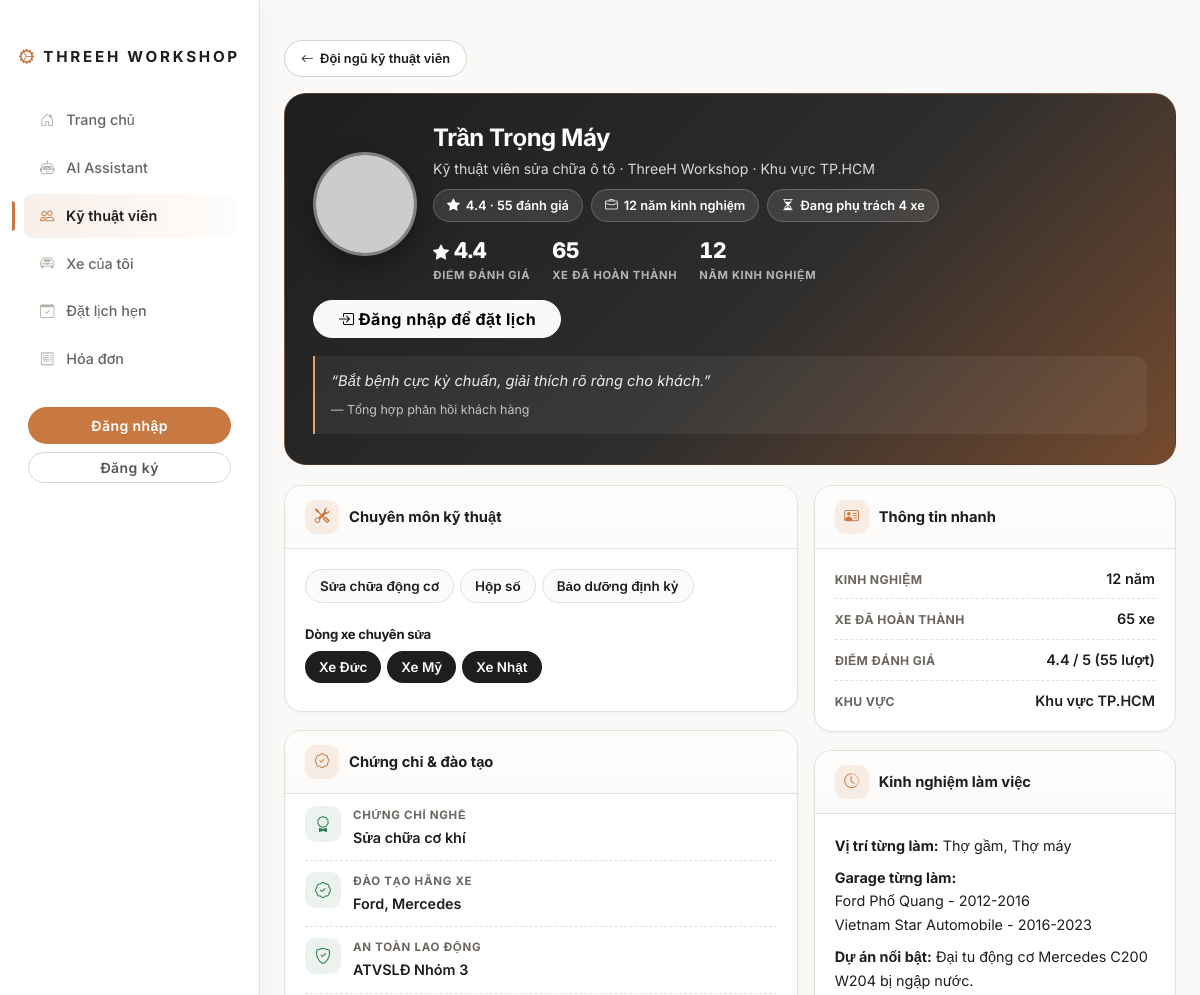
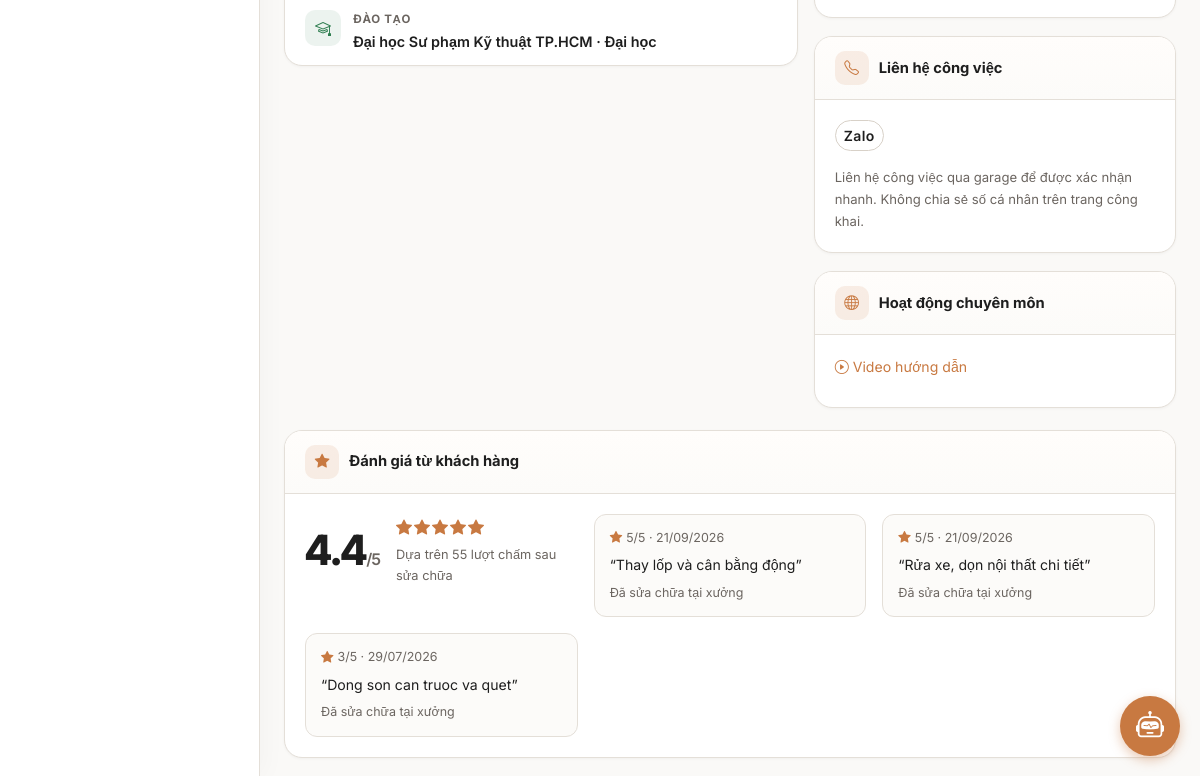
The app's page /our-team/6 with its own data (2 pictures, top to bottom).
### app/models/models.py (models this page shows)
class User(Base):
    __tablename__ = "users"
    id = Column(Integer, primary_key=True, index=True)
    username = Column(String, unique=True, index=True)
    password_hash = Column(String)
    full_name = Column(String)
    phone = Column(String, nullable=True)
    email = Column(String, nullable=True)
    role = Column(String, default="customer") # roles: customer, technician, manager, admin
    address = Column(String, nullable=True)
    birth_date = Column(String, nullable=True) # YYYY-MM-DD
    preferred_contact = Column(String, nullable=True) # phone, zalo, email, facebook
    is_active = Column(Integer, default=1) # 1: đang hoạt động, 0: đã khóa
    leave_reason = Column(String, nullable=True) # Nghi viec | Di hoc nang cao | Trai nghiem | Khac
    leave_date = Column(String, nullable=True) # YYYY-MM-DD
    return_date = Column(String, nullable=True) # ngày quay lại (nếu có)
    vehicles = relationship("Vehicle", back_populates="owner")
    appointments = relationship("Appointment", foreign_keys="[Appointment.user_id]", back_populates="user")
    employee_profile = relationship("EmployeeProfile", back_populates="user", uselist=False)

class EmployeeProfile(Base):
    __tablename__ = "employee_profiles"
    id = Column(Integer, primary_key=True, index=True)
    user_id = Column(Integer, ForeignKey("users.id"), unique=True)
    dob_year = Column(Integer, nullable=True)
    gender = Column(String, nullable=True)
    avatar_url = Column(String, nullable=True)
    work_area = Column(String, nullable=True)
    job_title = Column(String, nullable=True)
    garage_name = Column(String, nullable=True)
    years_of_experience = Column(Integer, nullable=True)
    hire_date = Column(String, nullable=True)
    past_roles = Column(Text, nullable=True)
    technical_skills = Column(Text, nullable=True)
    education_school = Column(String, nullable=True)
    education_degree = Column(String, nullable=True)
    trade_certificates = Column(Text, nullable=True)
    brand_certificates = Column(Text, nullable=True)
    safety_certificates = Column(Text, nullable=True)
    past_garages = Column(Text, nullable=True)
    vehicle_types = Column(Text, nullable=True)
    key_projects = Column(Text, nullable=True)
    zalo_link = Column(String, nullable=True)
    facebook_link = Column(String, nullable=True)
    linkedin_link = Column(String, nullable=True)
    garage_address = Column(String, nullable=True)
    customer_rating_score = Column(Float, nullable=True)
    feedback_summary = Column(Text, nullable=True)
    social_profiles = Column(Text, nullable=True)
    tutorial_videos = Column(Text, nullable=True)
    tech_posts = Column(Text, nullable=True)
    community_participation = Column(Text, nullable=True)
    user = relationship("User", back_populates="employee_profile")

class RepairOrder(Base):
    __tablename__ = "repair_orders"
    id = Column(Integer, primary_key=True, index=True)
    vehicle_id = Column(Integer, ForeignKey("vehicles.id"))
    technician_id = Column(Integer, ForeignKey("users.id"), nullable=True)
    appointment_id = Column(Integer, ForeignKey("appointments.id"), nullable=True) # Lịch hẹn đã tạo ra phiếu này
    order_type = Column(String, default="Repair") # Repair, CarWash
    symptoms = Column(String)
    ai_diagnosis = Column(String)
    reception_datetime = Column(String, nullable=True)
    deliverer_name = Column(String, nullable=True)
    exterior_scratches = Column(String, nullable=True)
    fuel_level = Column(String, nullable=True)
    current_odo = Column(Integer, nullable=True)
    personal_belongings = Column(String, nullable=True)
    vehicle_images = Column(Text, nullable=True)
    symptom_severity = Column(String, nullable=True)
    abnormal_sounds = Column(String, nullable=True)
    warning_lights = Column(String, nullable=True)
    key_count = Column(Integer, nullable=True, default=0)
    inspection_result = Column(String, nullable=True)
    estimated_cost = Column(Integer, nullable=True)
    customer_approval = Column(String, default="Pending") # Pending, Approved, Rejected
    status = Column(String, default="Pending") # Pending (Chờ sửa), In Progress (Đang sửa), Completed (Hoàn thành)
    created_at = Column(DateTime, default=datetime.utcnow)
    repair_started_at = Column(DateTime, nullable=True)
    repair_notes = Column(Text, nullable=True)
    completed_at = Column(DateTime, nullable=True)
    handover_datetime = Column(String, nullable=True)
    service_rating = Column(Integer, nullable=True) # 1-5 sao
    final_odo = Column(Integer, nullable=True)
    completion_notes = Column(Text, nullable=True)
    completion_images = Column(Text, nullable=True) # nhiều ảnh, cách nhau bởi dấu phẩy
    repair_video_path = Column(String, nullable=True) # VD: /static/uploads/repairs/12_xxx.mp4
    repair_video_uploaded_at = Column(DateTime, nullable=True)
    vehicle = relationship("Vehicle", back_populates="repair_orders")
    technician = relationship("User", foreign_keys=[technician_id])
    invoice = relationship("Invoice", back_populates="repair_order", uselist=False)
    used_parts = relationship("RepairOrderPart", back_populates="repair_order")

### app/routers/customer.py (the view)
@router.get("/our-team/{tech_id}", response_class=HTMLResponse)
async def tech_public_profile(request: Request, tech_id: int, db: Session = Depends(get_db)):
    user = get_current_user_from_cookie(request, db)
    tech = db.query(User).filter(User.id == tech_id, User.role == "technician").first()
    if not tech or getattr(tech, "is_active", 1) == 0:
        return RedirectResponse("/our-team")
    done_orders = db.query(RepairOrder).filter(
        RepairOrder.technician_id == tech.id, RepairOrder.status == "Completed"
    ).order_by(RepairOrder.completed_at.desc()).all()
    rated = [o.service_rating for o in done_orders if o.service_rating]
    avg = round(sum(rated) / len(rated), 1) if rated else None
    open_n = db.query(RepairOrder).filter(
        RepairOrder.technician_id == tech.id,
        RepairOrder.status.in_(["Pending", "In Progress"])).count()
    reviews = [o for o in done_orders if o.service_rating][:3]
    stats = {"done": len(done_orders), "avg": avg, "nrate": len(rated), "open": open_n}
    return templates.TemplateResponse(request=request, name="tech_detail.html", context={
        "user": user, "tech": tech, "ep": tech.employee_profile,
        "stats": stats, "reviews": reviews
    })

### app/templates/tech_detail.html (shortened to what this page needs)
{% extends "base.html" %}
{% block content %}
<div class="mb-3 pt-3">
    <a href="/our-team" class="back-btn"><i class="bi bi-arrow-left"></i>Đội ngũ kỹ thuật viên</a>
</div>
<div class="tech-hero">
    <div class="d-flex gap-3 align-items-center position-relative flex-wrap" style="z-index:1;">
        {% if ep and ep.avatar_url %}
        <img src="{{ ep.avatar_url }}" alt="Ảnh {{ tech.full_name }}" class="tech-avatar">
        {% else %}
        <div class="tech-avatar-fallback" aria-hidden="true">{{ tech.full_name[0]|upper }}</div>
        {% endif %}
        <div class="flex-grow-1" style="min-width: 240px;">
            <h1 class="mb-1 fw-bold">{{ tech.full_name }}</h1>
            <div class="sub mb-2">{{ ep.job_title if ep and ep.job_title else 'Kỹ thuật viên' }}{% if ep and ep.garage_name %} · {{ ep.garage_name }}{% endif %}{% if ep and ep.work_area %} · {{ ep.work_area }}{% endif %}</div>
            <div class="d-flex gap-2 flex-wrap">
                {% if stats.avg %}
                <span class="tech-badge"><i class="bi bi-star-fill"></i>{{ stats.avg }} · {{ stats.nrate }} đánh giá</span>
                {% endif %}
                <span class="tech-badge"><i class="bi bi-briefcase"></i>{{ ep.years_of_experience or '—' }} năm kinh nghiệm</span>
                {% if stats.open == 0 %}
                <span class="tech-badge ok"><i class="bi bi-check-circle"></i>Đang nhận việc mới</span>
                {% else %}
                <span class="tech-badge"><i class="bi bi-hourglass-split"></i>Đang phụ trách {{ stats.open }} xe</span>
                {% endif %}
            </div>
            <div class="tech-stats" aria-label="Số liệu thợ">
                <div class="stat"><div class="n">{% if stats.avg %}<i class="bi bi-star-fill"></i> {{ stats.avg }}{% else %}—{% endif %}</div><div class="l">Điểm đánh giá</div></div>
                <div class="stat"><div class="n">{{ stats.done }}</div><div class="l">Xe đã hoàn thành</div></div>
                <div class="stat"><div class="n">{{ ep.years_of_experience or '—' }}</div><div class="l">Năm kinh nghiệm</div></div>
            </div>
        </div>
        {% if user and user.get('role') == 'customer' %}
        <a href="/my-appointments?tech_id={{ tech.id }}#bookNow" class="btn btn-light rounded-pill px-4 fw-bold"><i class="bi bi-calendar-check me-1"></i>Đặt lịch với tôi</a>
        {% elif not user %}
        <a href="/login?next=/our-team/{{ tech.id }}" class="btn btn-light rounded-pill px-4 fw-bold"><i class="bi bi-box-arrow-in-right me-1"></i>Đăng nhập để đặt lịch</a>
        {% endif %}
    </div>
    {% if ep and ep.feedback_summary %}
    <div class="tech-quote">“{{ ep.feedback_summary }}”<small>— Tổng hợp phản hồi khách hàng</small></div>
    {% endif %}
</div>
<div class="row g-3 mt-1">
    <div class="col-lg-7">
        <div class="tech-card">
            <div class="tech-card-head"><i class="bi bi-tools"></i>Chuyên môn kỹ thuật</div>
            <div class="tech-card-body">
                {% if ep and ep.technical_skills %}
                    {% for s in ep.technical_skills.split(',') %}<span class="skill-pill">{{ s.strip() }}</span>{% endfor %}
                {% else %}
                <p class="text-muted mb-0">Đang cập nhật.</p>
                {% endif %}
                {% if ep and ep.vehicle_types %}
                <h6 class="fw-bold mt-3 mb-2" style="font-size:.82rem;color:var(--lux-graphite);">Dòng xe chuyên sửa</h6>
                {% for v in ep.vehicle_types.split(',') %}<span class="veh-pill">{{ v.strip() }}</span>{% endfor %}
                {% endif %}
            </div>
        </div>
        <div class="tech-card">
            <div class="tech-card-head"><i class="bi bi-patch-check"></i>Chứng chỉ & đào tạo</div>
            <div class="tech-card-body" style="padding-top:12px;padding-bottom:12px;">
                {% if ep and (ep.trade_certificates or ep.brand_certificates or ep.safety_certificates or ep.education_school) %}
                    {% if ep.trade_certificates %}
                    <div class="cert"><span class="ci"><i class="bi bi-award"></i></span><div><div class="ct">Chứng chỉ nghề</div><div class="cv">{{ ep.trade_certificates }}</div></div></div>
                    {% endif %}
                    {% if ep.brand_certificates %}
                    <div class="cert"><span class="ci"><i class="bi bi-patch-check"></i></span><div><div class="ct">Đào tạo hãng xe</div><div class="cv">{{ ep.brand_certificates }}</div></div></div>
                    {% endif %}
                    {% if ep.safety_certificates %}
                    <div class="cert"><span class="ci"><i class="bi bi-shield-check"></i></span><div><div class="ct">An toàn lao động</div><div class="cv">{{ ep.safety_certificates }}</div></div></div>
                    {% endif %}
                    {% if ep.education_school %}
                    <div class="cert"><span class="ci"><i class="bi bi-mortarboard"></i></span><div><div class="ct">Đào tạo</div><div class="cv">{{ ep.education_school }}{% if ep.education_degree %} · {{ ep.education_degree }}{% endif %}</div></div></div>
                    {% endif %}
                {% else %}
                <p class="text-muted mb-0">Đang cập nhật.</p>
                {% endif %}
            </div>
        </div>
    </div>
    <div class="col-lg-5">
        <div class="tech-card">
            <div class="tech-card-head"><i class="bi bi-person-vcard"></i>Thông tin nhanh</div>
            <div class="tech-card-body" style="padding-top:10px;padding-bottom:10px;">
                <div class="info-row"><span class="k">Kinh nghiệm</span><span class="v">{{ ep.years_of_experience ~ ' năm' if ep and ep.years_of_experience else '—' }}</span></div>
                <div class="info-row"><span class="k">Xe đã hoàn thành</span><span class="v">{{ stats.done }} xe</span></div>
                <div class="info-row"><span class="k">Điểm đánh giá</span><span class="v">{% if stats.avg %}{{ stats.avg }} / 5 ({{ stats.nrate }} lượt){% else %}Chưa có{% endif %}</span></div>
                {% if ep and ep.work_area %}<div class="info-row"><span class="k">Khu vực</span><span class="v">{{ ep.work_area }}</span></div>{% endif %}
            </div>
        </div>
        <div class="tech-card">
            <div class="tech-card-head"><i class="bi bi-clock-history"></i>Kinh nghiệm làm việc</div>
            <div class="tech-card-body">
                {% if ep and (ep.past_garages or ep.key_projects or ep.past_roles) %}
                    {% if ep.past_roles %}<p class="mb-2" style="font-size:.9rem;"><strong>Vị trí từng làm:</strong> {{ ep.past_roles }}</p>{% endif %}
                    {% if ep.past_garages %}<p class="mb-2" style="font-size:.9rem;"><strong>Garage từng làm:</strong><br>{{ ep.past_garages.replace('\n', '<br>')|safe }}</p>{% endif %}
                    {% if ep.key_projects %}<p class="mb-0" style="font-size:.9rem;"><strong>Dự án nổi bật:</strong> {{ ep.key_projects }}</p>{% endif %}
                {% else %}
                <p class="text-muted mb-0">Đang cập nhật.</p>
                {% endif %}
            </div>
        </div>
        <div class="tech-card">
            <div class="tech-card-head"><i class="bi bi-telephone"></i>Liên hệ công việc</div>
            <div class="tech-card-body">
                {% if ep and (ep.zalo_link or ep.facebook_link or ep.linkedin_link) %}
                    <div class="d-flex gap-2 flex-wrap">
                        {% if ep.zalo_link %}<a href="{{ ep.zalo_link }}" target="_blank" rel="noopener" class="btn btn-sm rounded-pill" style="background:#fff;border:1px solid #D8D1C8;color:var(--lux-graphite);">Zalo</a>{% endif %}
                    </div>
                    <p class="mt-3 mb-0" style="font-size:.82rem;color:var(--lux-slate);">Liên hệ công việc qua garage để được xác nhận nhanh. Không chia sẻ số cá nhân trên trang công khai.</p>
                {% else %}
                <p class="text-muted mb-0">Liên hệ qua garage: 0981.888.888</p>
                {% endif %}
            </div>
        </div>
        {% if ep and (ep.social_profiles or ep.tutorial_videos or ep.tech_posts or ep.community_participation) %}
        <div class="tech-card">
            <div class="tech-card-head"><i class="bi bi-globe"></i>Hoạt động chuyên môn</div>
            <div class="tech-card-body">
                {% if ep.tutorial_videos %}<div class="mb-2" style="font-size:.88rem;"><i class="bi bi-play-circle me-1" style="color:var(--copper-orange);"></i><a href="{{ ep.tutorial_videos }}" target="_blank" rel="noopener">Video hướng dẫn</a></div>{% endif %}
            </div>
        </div>
        {% endif %}
    </div>
</div>
<div class="tech-card mt-1">
    <div class="tech-card-head"><i class="bi bi-star-fill"></i>Đánh giá từ khách hàng</div>
    <div class="tech-card-body">
        {% if stats.avg %}
        <div class="row g-3 align-items-stretch">
            <div class="col-md-4">
                <div class="score-wrap" style="margin-bottom:0;">
                    <div class="score-big">{{ stats.avg }}<small>/5</small></div>
                    <div>
                        <div class="stars" aria-label="{{ stats.avg }} trên 5 sao">{% for _ in range(5) %}<i class="bi bi-star-fill"></i>{% endfor %}</div>
                        <div style="font-size:.8rem;color:var(--lux-slate);margin-top:4px;">Dựa trên {{ stats.nrate }} lượt chấm sau sửa chữa</div>
                    </div>
                </div>
            </div>
            {% for r in reviews %}
            <div class="col-md-4">
                <div class="review" style="margin-top:0;height:100%;">
                    <div class="rh"><span><i class="bi bi-star-fill me-1" style="color:var(--copper-orange);"></i>{{ r.service_rating }}/5 · {{ r.completed_at.strftime('%d/%m/%Y') if r.completed_at else (r.created_at.strftime('%d/%m/%Y') if r.created_at else '') }}</span></div>
                    <div class="rt">“{{ (r.symptoms or '')|truncate(120) }}”</div>
                    <div style="font-size:.78rem;color:var(--lux-slate);margin-top:6px;">Đã sửa chữa tại xưởng</div>
                </div>
            </div>
            {% endfor %}
        </div>
        {% else %}
        <p class="text-muted mb-0">Thợ mới — chưa có lượt chấm nào. Hãy là khách đầu tiên đặt lịch và đánh giá.</p>
        {% endif %}
    </div>
</div>
{% endblock %}

### records on screen
User: full_name "Trần Trọng Máy"
EmployeeProfile: job_title "Kỹ thuật viên sửa chữa ô tô", garage_name "ThreeH Workshop", work_area "Khu vực TP.HCM", years_of_experience "12", feedback_summary "Bắt bệnh cực kỳ chuẩn, giải thích rõ ràng cho khách.", trade_certificates "Sửa chữa cơ khí", brand_certificates "Ford, Mercedes", safety_certificates "ATVSLĐ Nhóm 3", education_school "Đại học Sư phạm Kỹ thuật TP.HCM", education_degree "Đại học", years_of_experience "12 năm", past_roles "Thợ gầm, Thợ máy", past_garages.replace "Ford Phổ Quang - 2012-2016 Vietnam Star Automobile - 2016-2023", key_projects "Đại tu động cơ Mercedes C200 W204 bị ngập nước."
RepairOrder: service_rating "5", completed_at "21/09/2026", symptoms "Thay lốp và cân bằng động"
RepairOrder: service_rating "5", completed_at "21/09/2026", symptoms "Rửa xe, dọn nội thất chi tiết"
RepairOrder: service_rating "3", completed_at "29/07/2026", symptoms "Dong son can truoc va quet"

### other values on screen
{{ stats.avg }} "4.4"
{{ stats.nrate }} "55"
{{ stats.open }} "4"
{{ stats.done }} "65"
{{ s.strip() }} "Sửa chữa động cơ" "Hộp số" "Bảo dưỡng định kỳ"
{{ v.strip() }} "Xe Đức" "Xe Mỹ" "Xe Nhật"
